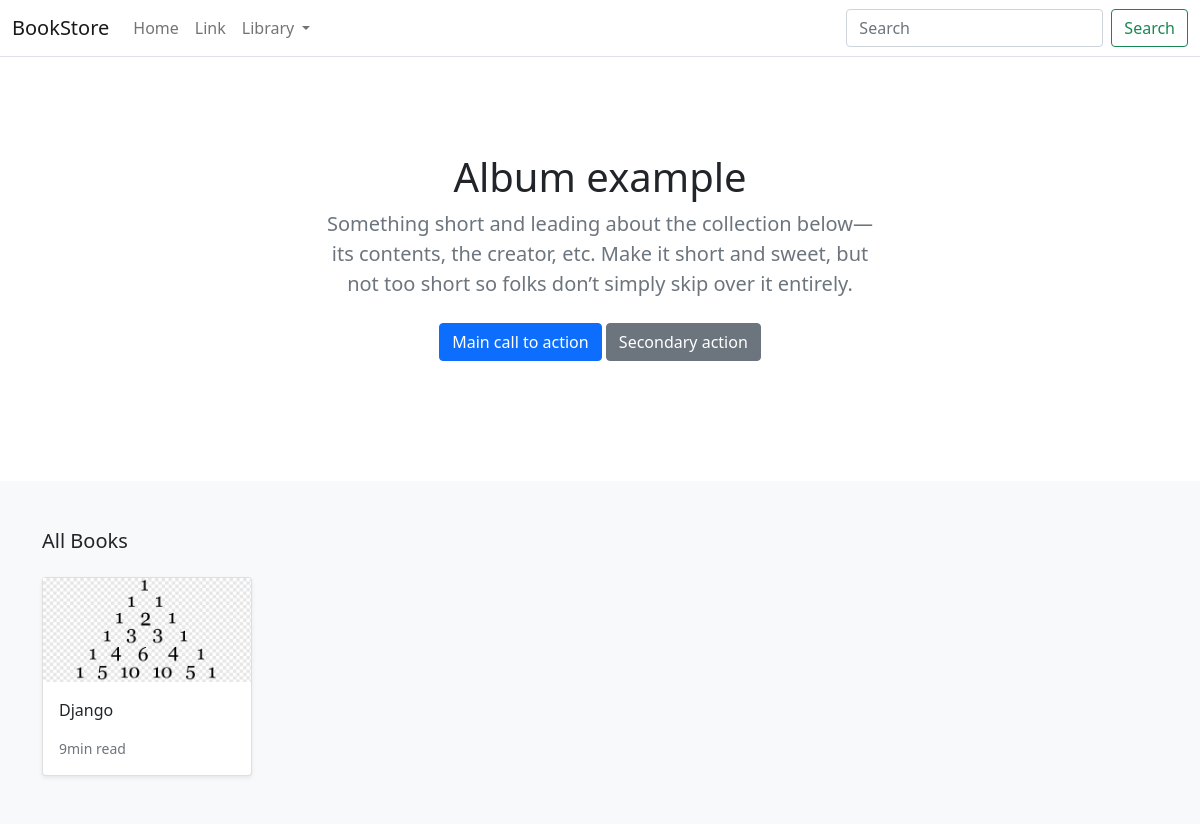
Before: / with the older database file.
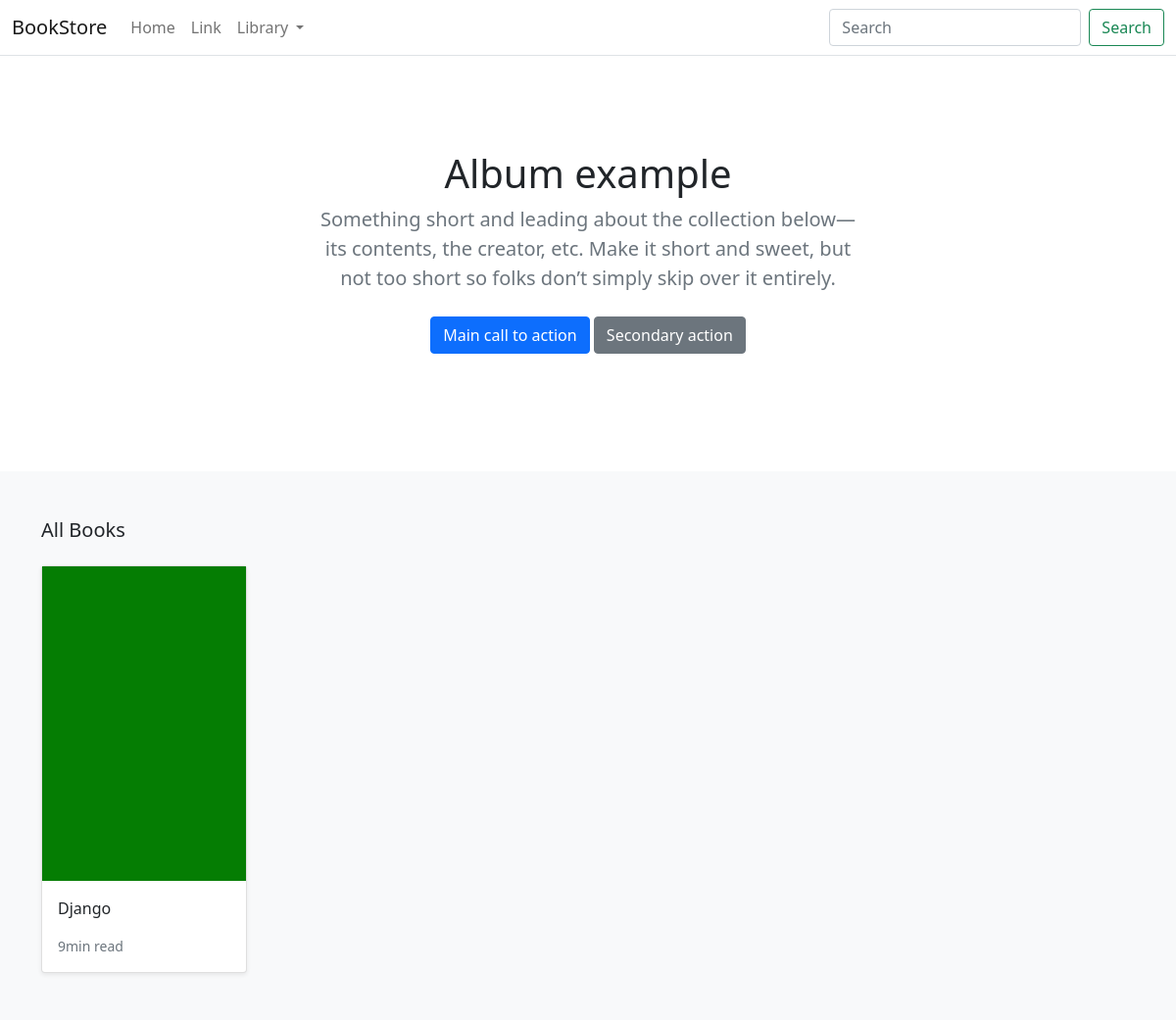
After: the same page with the newer database file.
### store/models.py (models this page shows, shortened)
class Product(models.Model):
    category = models.ForeignKey(Category, on_delete=models.CASCADE, related_name='product')
    created_by = models.ForeignKey(User, on_delete=models.CASCADE, related_name='product_creator')
    title = models.CharField(max_length=255)
    author = models.CharField(max_length=255, default='admin')
    description = models.TextField(blank=True)
    image = models.ImageField(upload_to='images/')
    slug = models.SlugField(max_length=255)
    price = models.DecimalField(max_digits=4, decimal_places=2)
    in_stock = models.BooleanField(default=True)
    is_active = models.BooleanField(default=True)
    created = models.DateTimeField(auto_now_add=True)
    updated = models.DateTimeField(auto_now=True)
    class Meta:
        verbose_name_plural = 'Products'

### store/views.py (the view)
# urls.py: path('', views.all_products, name='all_products'),
def all_products(request):
    products = Product.objects.all()
    return render(request, 'store/home.html', {'products':products})

### store/views.py (called while the page is built)
def categories(request):
    return {'categories':Category.objects.all()}

### templates/store/home.html (shortened to what this page needs)
{% extends 'store/base.html' %}
{% load static %}
{% block content %}
    <main>
        <section class="py-5 text-center container">
          <div class="row py-lg-5">
            <div class="col-lg-6 col-md-8 mx-auto">
              <h1 class="fw-light">Album example</h1>
              <p class="lead text-muted">Something short and leading about the collection below—its contents, the creator, etc. Make it short and sweet, but not too short so folks don’t simply skip over it entirely.</p>
              <p>
                <a href="#" class="btn btn-primary my-2">Main call to action</a>
                <a href="#" class="btn btn-secondary my-2">Secondary action</a>
              </p>
            </div>
          </div>
        </section>
        <div class="album py-5 bg-light">
            <div class="container">
              <div class="pb-3 h5">All Books</div>
              <div class="row row-cols-1 row-cols-sm-2 row-cols-md-5 g-3">
                {% for product in products %}
                <div class="col">
                  <div class="card shadow-sm">
                    <img class="img-fluid" alt="Responsive image" src="{{ product.image.url }}">
                    <div class="card-body">
                      <p class="card-text">
                        <a class="text-dark text-decoration-none" href="">{{ product.title }}</a>
                      </p>
                      <div class="d-flex justify-content-between align-items-center">
                        <small class="text-muted">9min read</small>
                      </div>
                    </div>
                  </div>
                </div>
                {% endfor %}
              </div>
            </div>
          </div>
      </main>
{% endblock content %}

Changed rows visible on the page:
changed Product "Django": image: picture removed, a placeholder shows
